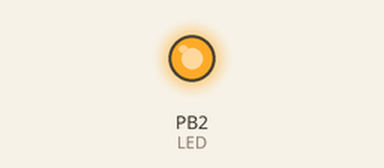
Bench run of a program on a simulated ATmega16, built with avr-gcc and emulated at 11.0592 MHz. Shown: output pins drawn as LEDs (lit = HIGH).

Above: at 2.0 s.
At 6.0 s:
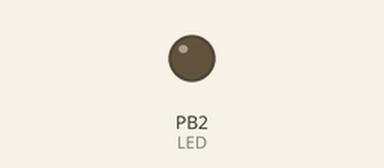
Timing chart, 0 to 10.4 s (numbered marks = the images above):
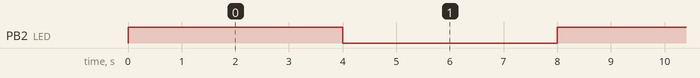

Measured:
- by itself, PB2 (LED): alternates HIGH for 4.0 s and LOW for 4.0 s

The program:

main.c
```c
/*
 * ControlBoxa.c
 *
 * Created: 10/06/2021 22:35:16
 * Author : mgrigora
 */

#ifndef F_CPU
#define F_CPU 11059200UL
#endif

#include <avr/io.h>
#include <util/delay.h>
#include <stdio.h>


int main(void)
{
    DDRB = DDRB | (1<<2);
    while (1)
    {
		PORTB = PORTB | (1<<2);		/* Making PD3 high. This will make LED ON */
		_delay_ms(4000);
		PORTB = PORTB & (~(1<<2));	/* Making PD3 low. This will make LED OFF */
		_delay_ms(4000);
    }

	return 0;
}
```
